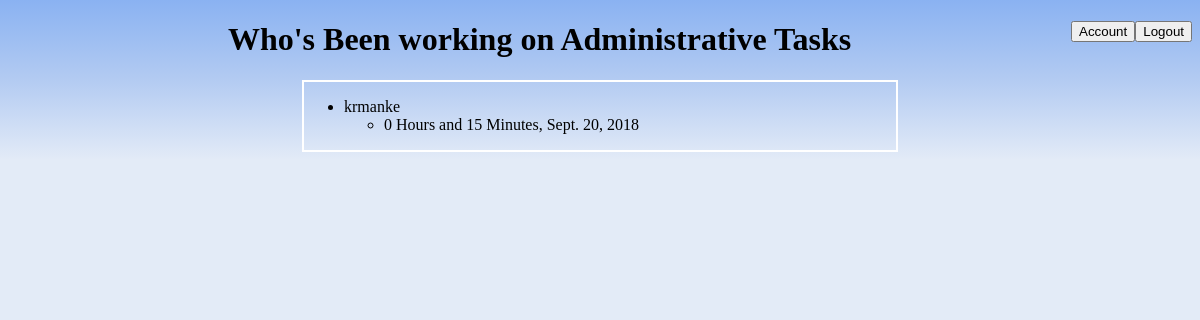
The app's page /tracker/krmanke/Administrative Tasks/ with its own data.
### tracker/models.py (models this page shows, shortened)
class Code(models.Model):
    def __str__(self):
        return str(self.code_text)
    code_text = models.CharField(max_length=200)

class Task(models.Model):
    performed_by = models.ForeignKey('login.User', on_delete=models.CASCADE)
    task_code = models.ForeignKey(Code, on_delete=models.CASCADE)

class Time(models.Model):
    time_hours = models.SmallIntegerField(default=0)
    time_minutes = models.IntegerField(default=0)
    date_performed = models.DateField()
    task_performed = models.ForeignKey(Task, on_delete=models.CASCADE)
    task_text = models.CharField(max_length=200)

### login/models.py (models this page shows)
class User(models.Model):
    def __str__(self):
        return self.username_text
    first_name = models.CharField(max_length=100)
    last_name = models.CharField(max_length=100)
    username_text = models.CharField(max_length=100)
    department = models.CharField(max_length=100)
    role = models.CharField(max_length=100)

### tracker/views.py (the view)
# urls.py: path('<str:in_username>/<str:task_name>/', views.task_viewer, name='tasks')
def task_viewer(request, in_username, task_name):
    if request.method == 'POST':
        if request.POST['action'] == 'previous':
            return redirect('login:login')
        elif request.POST['action'] == 'home':
            return redirect('tracker:index', in_username=in_username)
    else:
        tasks = []
        for entry in Task.objects.all():
            if str(entry.task_code) == task_name:
                tasks.append(entry)
        return render(request, 'tracker/task_viewer.html', {'tasks': tasks, 'task': task_name, 'user': in_username})

### tracker/templates/tracker/task_viewer.html (shortened to what this page needs)
<!DOCTYPE html>
<html lang="en">
<head>
    <form id="logout" method="post" action="{% url 'tracker:tasks' user task %}">
        <button type="submit" name="action" value="previous" style="float:right">Logout</button> <button type="submit" name="action" value="home" style="float:right">Account</button>
    </form>
</head>
<body>
    <div id="header">
        <h1> Who's Been working on {{ task }}</h1>
    </div>
    <div id="list">
        <ul>
            {% for entry in tasks %}
                <li>{{ entry.performed_by }}</li>
                    <ul>
                        {% for time in entry.time_set.all %}
                            <li>{{ time.time_hours }} Hours and {{ time.time_minutes }} Minutes, {{ time.date_performed }}</li>
                        {% endfor %}
                    </ul>
            {% endfor %}
        </ul>
    </div>
</body>
</html>

### tracker/templates/tracker/task_viewer.html (style rules this page uses)
#header { text-align: center; }
#list { margin: auto; border: 2px solid white; width: 50%; }
body { background-image: linear-gradient(#8ab2f2, #b3cbf2, #e3ebf7); background-repeat: no-repeat; background-color: #e3ebf7; }

### records on screen
Code: code_text "Administrative Tasks"
Task: performed_by "krmanke"
Time: time_hours "0", time_minutes "15", date_performed "Sept. 20, 2018"
